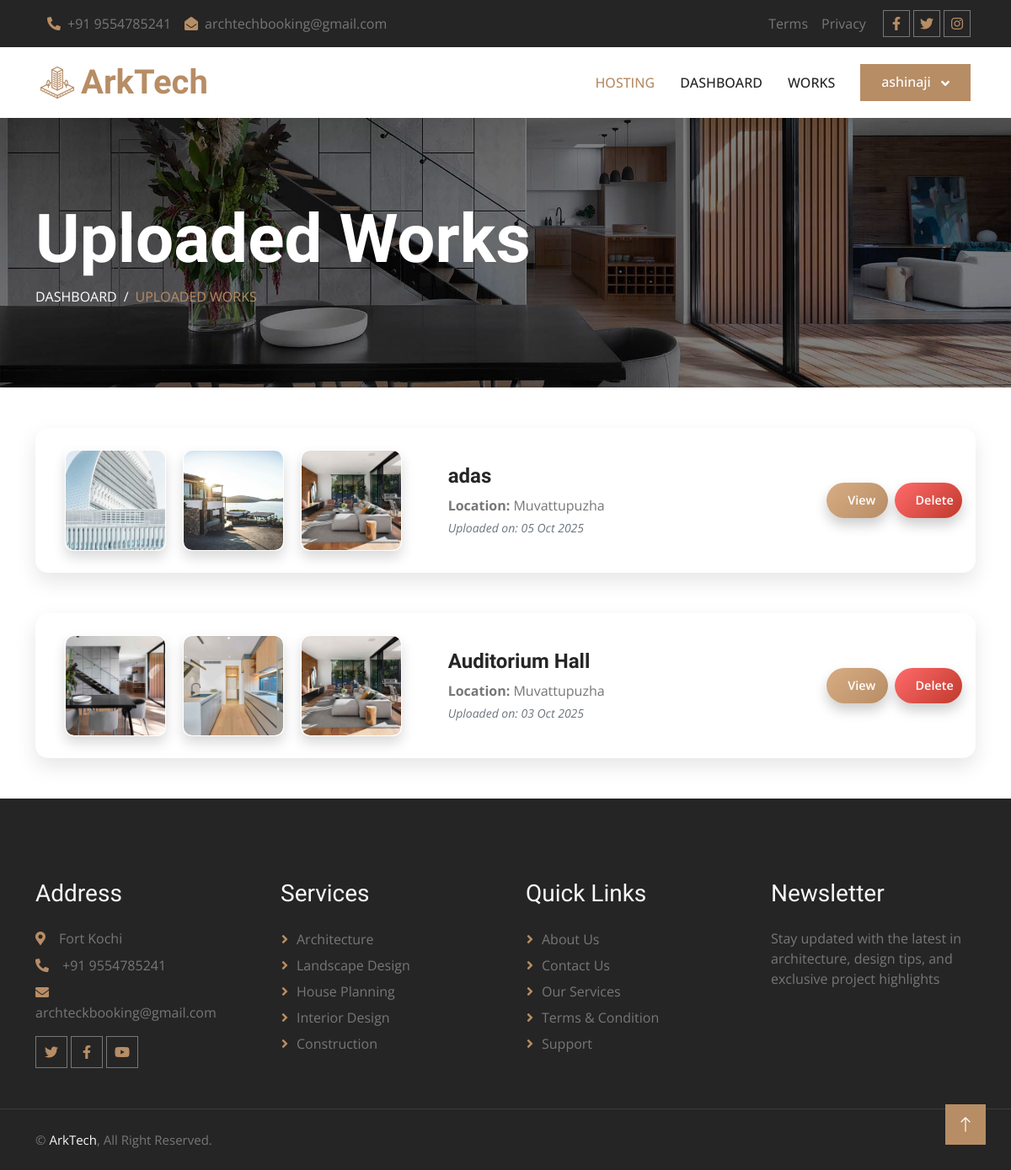
/Architect/architect_view.php (signed in), run on an earlier commit of the app's database.
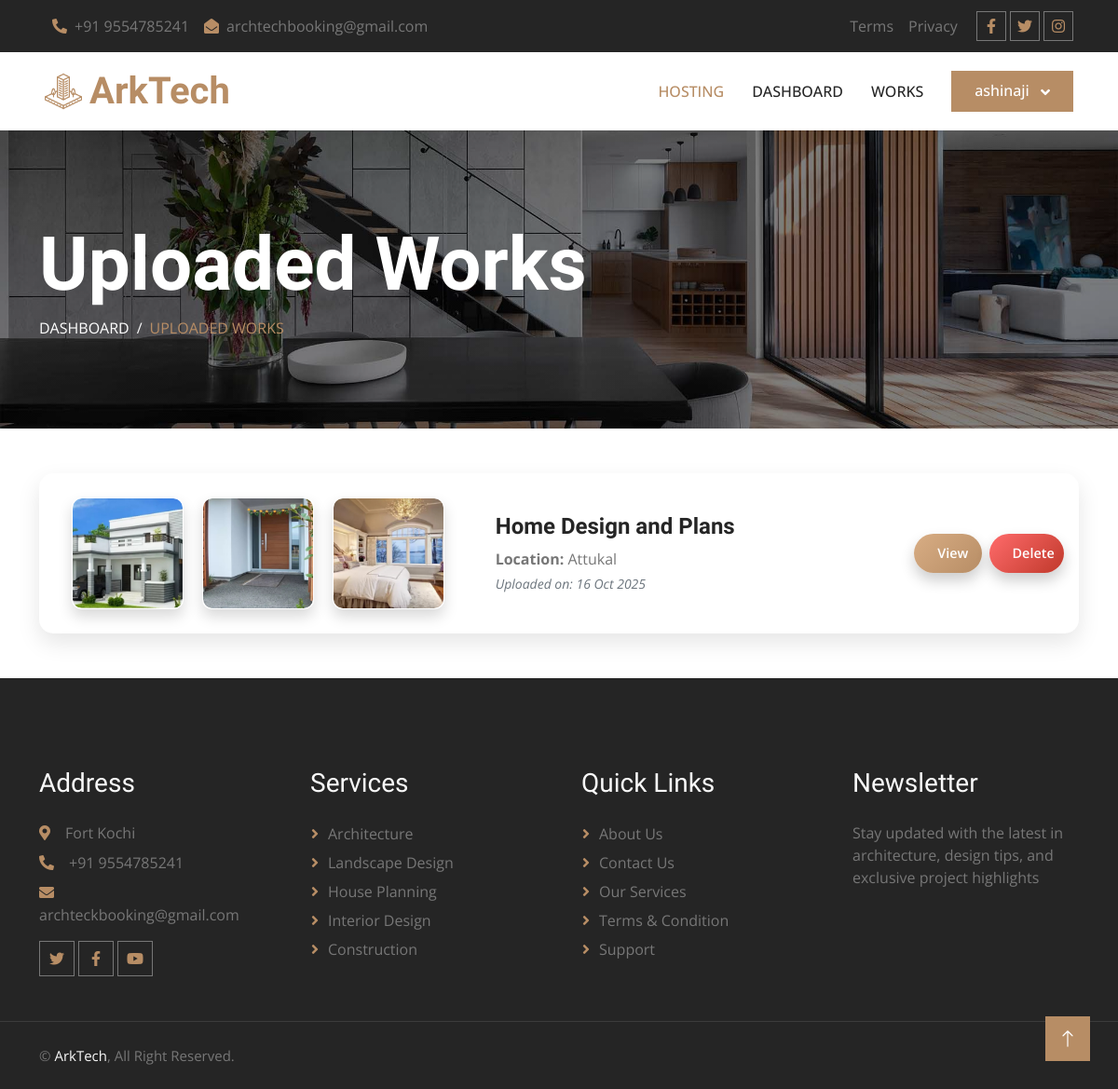
And on a later commit of the database.
### tables this page shows
CREATE TABLE IF NOT EXISTS `tbl_previous_works` (
  `prev_work_id` int NOT NULL AUTO_INCREMENT,
  `architect_id` int NOT NULL,
  `title` varchar(1000) NOT NULL,
  `descriptions` varchar(10000) NOT NULL,
  `category_id` int NOT NULL,
  `project_location` varchar(500) NOT NULL,
  `image1` varchar(500) NOT NULL,
  `image2` varchar(500) NOT NULL,
  `image3` varchar(500) NOT NULL,
  `created_at` date NOT NULL,
  PRIMARY KEY (`prev_work_id`)
);

### dboperation.php (called while the page is built, shortened)
<?php
class dboperation
{
    public $con,$res;
    function __construct()
    {
        $this->con=mysqli_connect("localhost","root","","arktech");
    }
    public function executequery($sql)
    {
        $this->res=mysqli_query($this->con,$sql);
        return $this->res;
    }
}
?>

### Architect/architect_view.php (the view, shortened to what this page needs)
<?php
include_once("../dboperation.php");
$obj = new dboperation();
$current_arch_id = $_SESSION['architect_id'];
$sql = "SELECT pw.*
        FROM tbl_previous_works pw
        WHERE pw.architect_id = '$current_arch_id'
        ORDER BY pw.created_at DESC";
$res = $obj->executequery($sql);
?>
<?php include("header.php"); ?>
<div class="container-fluid page-header py-5 mb-5">
  <div class="container py-5">
    <h1 class="display-1 text-white">Uploaded Works</h1>
    <nav aria-label="breadcrumb">
      <ol class="breadcrumb text-uppercase mb-0">
        <li class="breadcrumb-item"><a class="text-white" href="dashboard.php">Dashboard</a></li>
        <li class="breadcrumb-item text-primary active" aria-current="page">Uploaded Works</li>
      </ol>
    </nav>
  </div>
</div>
<div class="container my-5">
  <?php if (mysqli_num_rows($res) > 0) { ?>
    <?php while ($row = mysqli_fetch_assoc($res)) { ?>
      <div class="project-card mb-5">
        <div class="row align-items-center">
          <div class="col-md-5 d-flex flex-wrap justify-content-center">
            <?php
              $images = [];
              if (!empty($row['image1'])) $images[] = $row['image1'];
              if (!empty($row['image2'])) $images[] = $row['image2'];
              if (!empty($row['image3'])) $images[] = $row['image3'];
              if (count($images) == 0) {
                echo '<img src="https://via.placeholder.com/300x200?text=No+Image" class="glass-img">';
              } else {
                foreach ($images as $img) { ?>
                  <div class="glass" data-text="<?php echo ($row['title']); ?>">
                    <img src="../uploads/<?php echo ($img); ?>"
                         alt="Project Image" class="glass-img">
                  </div>
              <?php }
              }
            ?>
          </div>
          <div class="col-md-5 p-4">
            <h4 class="fw-bold mb-2"><?php echo  ($row['title']); ?></h4>
            <p class="mb-1"><strong>Location:</strong> <?php echo ($row['project_location']); ?></p>
            <p class="text-muted small mb-0"><em>Uploaded on: <?php echo date("d M Y", strtotime($row['created_at'])); ?></em></p>
          </div>
<div class="col-md-2 d-flex justify-content-center align-items-center gap-2">
  <a href="project_view.php?id=<?php echo $row['prev_work_id']; ?>"
     class="view-btn">View</a>
  <button data-id="<?php echo $row['prev_work_id']; ?>"
          class="delete-btn">Delete</button>
</div>
        </div>
      </div>
    <?php } ?>
  <?php } else { ?>
    <div class="text-center py-5">
      <h4 class="text-muted">No Previous Works Available</h4>
    </div>
  <?php } ?>
</div>
<?php include("footer.php"); ?>

### Architect/header.php (shortened to what this page needs)
<!DOCTYPE html>
<html lang="en">
<head>
    <link href="https://cdnjs.cloudflare.com/ajax/libs/font-awesome/5.10.0/css/all.min.css" rel="stylesheet">
    <link href="https://cdn.jsdelivr.net/npm/bootstrap-icons@1.4.1/font/bootstrap-icons.css" rel="stylesheet">
    <link href="lib/animate/animate.min.css" rel="stylesheet">
    <link href="lib/owlcarousel/assets/owl.carousel.min.css" rel="stylesheet">
    <link href="lib/tempusdominus/css/tempusdominus-bootstrap-4.min.css" rel="stylesheet" />
    <link href="css/bootstrap.min.css" rel="stylesheet">
    <link href="css/style.css" rel="stylesheet">
    <link href="css/hosting.css" rel="stylesheet">
</head>
<body>
    <div class="container-fluid bg-dark p-0 wow fadeIn" data-wow-delay="0.1s">
        <div class="row gx-0 d-none d-lg-flex">
            <div class="col-lg-7 px-5 text-start">
                <div class="h-100 d-inline-flex align-items-center py-3 me-3">
                    <a class="text-body px-2" href="tel:+0123456789"><i class="fa fa-phone-alt text-primary me-2"></i>+91 9554785241</a>
                    <a class="text-body px-2" href="mailto:info@example.com"><i class="fa fa-envelope-open text-primary me-2"></i>archtechbooking@gmail.com</a>
                </div>
            </div>
            <div class="col-lg-5 px-5 text-end">
                <div class="h-100 d-inline-flex align-items-center py-3 me-2">
                    <a class="text-body px-2" href="">Terms</a>
                    <a class="text-body px-2" href="">Privacy</a>
                </div>
                <div class="h-100 d-inline-flex align-items-center">
                    <a class="btn btn-sm-square btn-outline-body me-1" href=""><i class="fab fa-facebook-f"></i></a>
                    <a class="btn btn-sm-square btn-outline-body me-1" href=""><i class="fab fa-twitter"></i></a>
                    <a class="btn btn-sm-square btn-outline-body me-0" href=""><i class="fab fa-instagram"></i></a>
                </div>
            </div>
        </div>
    </div>
<nav class="navbar navbar-expand-lg bg-white navbar-light sticky-top py-lg-0 px-lg-5 wow fadeIn" data-wow-delay="0.1s">
    <a href="index.php" class="navbar-brand ms-4 ms-lg-0 d-flex align-items-center">
        <img class="me-2" src="img/icons/icon-1.png" alt="Icon" height="40">
        <h1 class="text-primary m-0" style="color: white;">ArkTech</h1>
    </a>
    <div class="collapse navbar-collapse" id="navbarCollapse">
        <div class="navbar-nav ms-auto p-4 p-lg-0">
            <a href="project1.php" class="nav-item nav-link active" id="registerBtn">HOSTING</a>
            <a href="index.php" class="nav-item nav-link">DASHBOARD</a>
            <a href="architect_view.php" class="nav-item nav-link">WORKS</a>
        </div>
        <?php if (isset($_SESSION['username'])): ?>
            <div class="dropdown d-none d-lg-block">
                <button class="btn btn-primary dropdown-toggle py-2 px-4" type="button"
                    id="userDropdown" data-bs-toggle="dropdown" aria-expanded="false"
                    style="outline: none; box-shadow: none; border-color: transparent;">
                    <?php echo $_SESSION['username']; ?>
                </button>
            </div>
        <?php else: ?>
            <a href="/ArkTech/Guest/login.php" class="btn btn-primary py-2 px-4 d-none d-lg-block">LOGIN</a>
        <?php endif; ?>
    </div>
</nav>

### Architect/footer.php (shortened to what this page needs)
<div class="container-fluid bg-dark text-body footer mt-5 pt-5 px-0 wow fadeIn" data-wow-delay="0.1s">
     <div class="container py-5">
         <div class="row g-5">
             <div class="col-lg-3 col-md-6">
                 <h3 class="text-light mb-4">Address</h3>
                 <p class="mb-2"><i class="fa fa-map-marker-alt text-primary me-3"></i>Fort Kochi</p>
                 <p class="mb-2"><i class="fa fa-phone-alt text-primary me-3"></i>+91 9554785241</p>
                 <p class="mb-2"><i class="fa fa-envelope text-primary me-3"></i>archteckbooking@gmail.com</p>
                 <div class="d-flex pt-2">
                     <a class="btn btn-square btn-outline-body me-1" href=""><i class="fab fa-twitter"></i></a>
                     <a class="btn btn-square btn-outline-body me-1" href=""><i class="fab fa-facebook-f"></i></a>
                     <a class="btn btn-square btn-outline-body me-1" href=""><i class="fab fa-youtube"></i></a>
                 </div>
             </div>
             <div class="col-lg-3 col-md-6">
                 <h3 class="text-light mb-4">Services</h3>
                 <a class="btn btn-link" href="services.php">Architecture</a>
                 <a class="btn btn-link" href="services.php">Landscape Design</a>
                 <a class="btn btn-link" href="services.php">House Planning</a>
                 <a class="btn btn-link" href="services.php">Interior Design</a>
                 <a class="btn btn-link" href="services.php">Construction</a>
             </div>
             <div class="col-lg-3 col-md-6">
                 <h3 class="text-light mb-4">Quick Links</h3>
                 <a class="btn btn-link" href="about.php">About Us</a>
                 <a class="btn btn-link" href="contact.php">Contact Us</a>
                 <a class="btn btn-link" href="services.php">Our Services</a>
                 <a class="btn btn-link" href="">Terms & Condition</a>
                 <a class="btn btn-link" href="">Support</a>
             </div>
             <div class="col-lg-3 col-md-6">
                 <h3 class="text-light mb-4">Newsletter</h3>
                 <p>Stay updated with the latest in architecture, design tips, and exclusive project highlights</p>
             </div>
         </div>
     </div>
     <div class="container-fluid copyright">
         <div class="container">
             <div class="row">
                 <div class="col-md-6 text-center text-md-start mb-3 mb-md-0">
                     &copy; <a href="index.php">ArkTech</a>, All Right Reserved.
                 </div>
             </div>
         </div>
     </div>
 </div>
 <a href="#" class="btn btn-lg btn-primary btn-lg-square back-to-top"><i class="bi bi-arrow-up"></i></a>

### Architect/css/style.css (style rules this page uses)
:root { --primary: #B78D65; --light: #F8F8F8; --dark: #252525; }
h1, h2, .h1, .h2, .fw-bold { font-weight: 600 !important; }
h3, h4, .h3, .h4, .fw-medium { font-weight: 500 !important; }
.back-to-top { position: fixed; display: none; right: 30px; bottom: 30px; z-index: 99; }
.btn { font-weight: 500; transition: .5s; }
.btn.btn-primary, .btn.btn-secondary { color: #FFFFFF; }
.btn-square { width: 38px; height: 38px; }
.btn-sm-square { width: 32px; height: 32px; }
.btn-lg-square { width: 48px; height: 48px; }
.btn-square, .btn-sm-square, .btn-lg-square { padding: 0; display: flex; align-items: center; justify-content: center; font-weight: normal; }
.btn-outline-body { color: var(--primary); border-color: #777777; }
.navbar .dropdown-toggle::after { border: none; content: "\f107"; font-family: "Font Awesome 5 Free"; font-weight: 900; vertical-align: middle; margin-left: 8px; }
.navbar .navbar-nav .nav-link { margin-right: 30px; padding: 30px 0; color: var(--dark); font-weight: 500; text-transform: uppercase; outline: none; }
.navbar .navbar-nav .nav-link:hover, .navbar .navbar-nav .nav-link.active { color: var(--primary); }
.navbar.sticky-top { top: -100px; transition: .5s; }
.page-header { background: linear-gradient(rgba(0, 0, 0, .5), rgba(0, 0, 0, .5)), url(../img/carousel-1.jpg) center center no-repeat; background-size: cover; }
.breadcrumb-item+.breadcrumb-item::before { color: var(--light); }
.footer .btn.btn-link { display: block; margin-bottom: 5px; padding: 0; text-align: left; color: #777777; font-weight: normal; text-transform: capitalize; transition: .3s; }
.footer .btn.btn-link::before { position: relative; content: "\f105"; font-family: "Font Awesome 5 Free"; font-weight: 900; color: var(--primary); margin-right: 10px; }
.footer .copyright { padding: 25px 0; font-size: 15px; border-top: 1px solid rgba(256, 256, 256, .1); }
.footer .copyright a { color: var(--light); }

### Architect/architect_view.php (style rules this page uses)
.project-card { border: 1px solid rgba(255, 255, 255, 0.1); border-radius: 15px; box-shadow: 0 10px 25px rgba(0,0,0,0.1); padding: 15px; background: #fff; }
.project-card .glass { position: relative; width: 120px; height: 120px; margin: 10px; background: linear-gradient(#fff2, transparent); border: 1px solid rgba(255, 255, 255, 0.1); box-shadow: 0 8px 15px rgba(0, 0, 0, 0.15); border-radius: 10px; overflow: hidden; transition: 0.3s ease; backdrop-filter: blur(10px); }
.glass-img { width: 100%; height: 100%; object-fit: cover; border-radius: 10px; }
.view-btn { display: inline-block; padding: 10px 25px; font-size: 0.9rem; font-weight: 600; color: #fff; background: linear-gradient(135deg, #d8ad84ff 0%, #B78D65 100%); border: none; border-radius: 50px; text-decoration: none; transition: all 0.3s ease; box-shadow: 0 8px 15px rgba(0, 0, 0, 0.2); position: relative; overflow: hidden; }
.view-btn::after { content: ""; position: absolute; top: 0; left: -75%; width: 50%; height: 100%; background: rgba(255, 255, 255, 0.2); transform: skewX(-25deg); transition: all 0.5s ease; }
.delete-btn { display: inline-block; padding: 10px 25px; font-size: 0.9rem; font-weight: 600; color: #fff; background: linear-gradient(135deg, #ff6b6b 0%, #c0392b 100%); border: none; border-radius: 50px; cursor: pointer; transition: all 0.3s ease; box-shadow: 0 8px 15px rgba(0, 0, 0, 0.2); position: relative; overflow: hidden; }
.delete-btn::after { content: ""; position: absolute; top: 0; left: -75%; width: 50%; height: 100%; background: rgba(255, 255, 255, 0.2); transform: skewX(-25deg); transition: all 0.5s ease; }

What changed in the data, as far as the page shows it:
removed tbl_previous_works: image1 (picture), image2 (picture), image3 (picture), title "adas", project_location "Muvattupuzha", created_at "05 Oct 2025"
no longer on this page (row edited): tbl_previous_works: image1 (picture), image2 (picture), image3 (picture), title "Auditorium Hall", project_location "Muvattupuzha", created_at "03 Oct 2025"
added tbl_previous_works: image1 (picture), image2 (picture), image3 (picture), title "Home Design and Plans", project_location "Attukal", created_at "16 Oct 2025"
